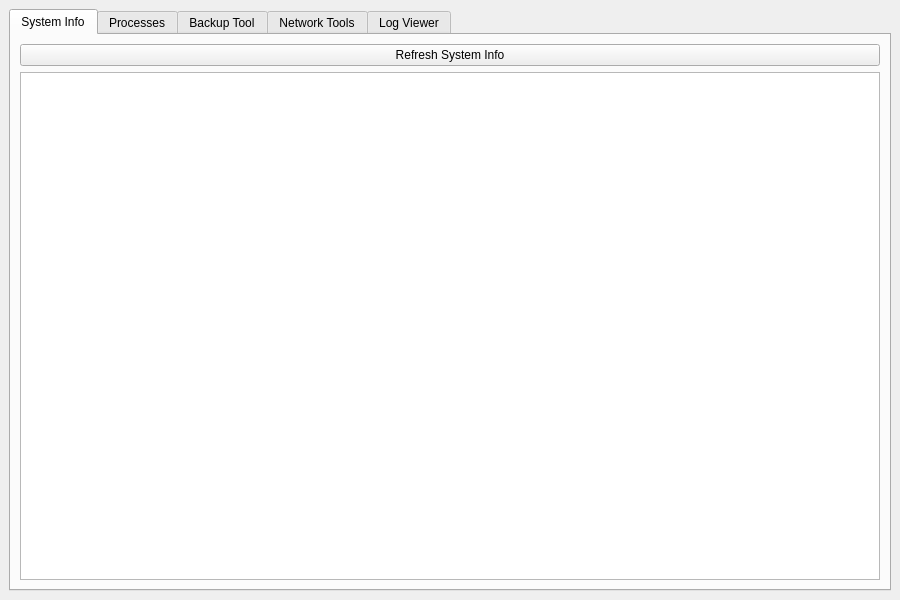
<?xml version="1.0" encoding="UTF-8"?>
<ui version="4.0">
 <class>MainWindow</class>
 <widget class="QMainWindow" name="MainWindow">
  <property name="geometry">
   <rect>
    <x>0</x>
    <y>0</y>
    <width>900</width>
    <height>600</height>
   </rect>
  </property>
  <property name="windowTitle">
   <string>System Utility Dashboard</string>
  </property>

  <widget class="QWidget" name="centralwidget">
   <layout class="QVBoxLayout" name="mainLayout">
    <item>
     <widget class="QTabWidget" name="tabs">

      <widget class="QWidget" name="tabSystem">
       <attribute name="title">
        <string>System Info</string>
       </attribute>
       <layout class="QVBoxLayout" name="verticalLayout_1">
        <item>
         <widget class="QPushButton" name="btnRefreshSystem">
          <property name="text">
           <string>Refresh System Info</string>
          </property>
         </widget>
        </item>
        <item>
         <widget class="QPlainTextEdit" name="txtSystemInfo">
          <property name="readOnly">
           <bool>true</bool>
          </property>
         </widget>
        </item>
       </layout>
      </widget>

      <widget class="QWidget" name="tabProcesses">
       <attribute name="title">
        <string>Processes</string>
       </attribute>
       <layout class="QVBoxLayout" name="verticalLayout_2">
        <item>
         <widget class="QPushButton" name="btnListProcesses">
          <property name="text">
           <string>List Processes</string>
          </property>
         </widget>
        </item>
        <item>
         <widget class="QListWidget" name="lstProcesses"/>
        </item>
       </layout>
      </widget>

      <widget class="QWidget" name="tabBackup">
       <attribute name="title">
        <string>Backup Tool</string>
       </attribute>
       <layout class="QVBoxLayout" name="verticalLayout_3">
        <item>
         <widget class="QLineEdit" name="inputBackupFolder">
          <property name="placeholderText">
           <string>Folder to backup...</string>
          </property>
         </widget>
        </item>
        <item>
         <widget class="QPushButton" name="btnBackup">
          <property name="text">
           <string>Create Backup</string>
          </property>
         </widget>
        </item>
        <item>
         <widget class="QPlainTextEdit" name="txtBackupResult">
          <property name="readOnly">
           <bool>true</bool>
          </property>
         </widget>
        </item>
       </layout>
      </widget>

      <widget class="QWidget" name="tabNetwork">
       <attribute name="title">
        <string>Network Tools</string>
       </attribute>
       <layout class="QVBoxLayout" name="verticalLayout_4">
        <item>
         <widget class="QLineEdit" name="inputPing">
          <property name="placeholderText">
           <string>Enter host to ping...</string>
          </property>
         </widget>
        </item>
        <item>
         <widget class="QPushButton" name="btnPing">
          <property name="text">
           <string>Ping Host</string>
          </property>
         </widget>
        </item>
        <item>
         <widget class="QPlainTextEdit" name="txtPingResult">
          <property name="readOnly">
           <bool>true</bool>
          </property>
         </widget>
        </item>
       </layout>
      </widget>

      <widget class="QWidget" name="tabLogs">
       <attribute name="title">
        <string>Log Viewer</string>
       </attribute>
       <layout class="QVBoxLayout" name="verticalLayout_5">
        <item>
         <widget class="QLineEdit" name="inputLogFile">
          <property name="placeholderText">
           <string>Path to log file...</string>
          </property>
         </widget>
        </item>
        <item>
         <widget class="QPushButton" name="btnLoadLog">
          <property name="text">
           <string>Load Log File</string>
          </property>
         </widget>
        </item>
        <item>
         <widget class="QPlainTextEdit" name="txtLogContent">
          <property name="readOnly">
           <bool>true</bool>
          </property>
         </widget>
        </item>
       </layout>
      </widget>

     </widget>
    </item>
   </layout>
  </widget>
 </widget>
 <resources/>
 <connections/>
</ui>
